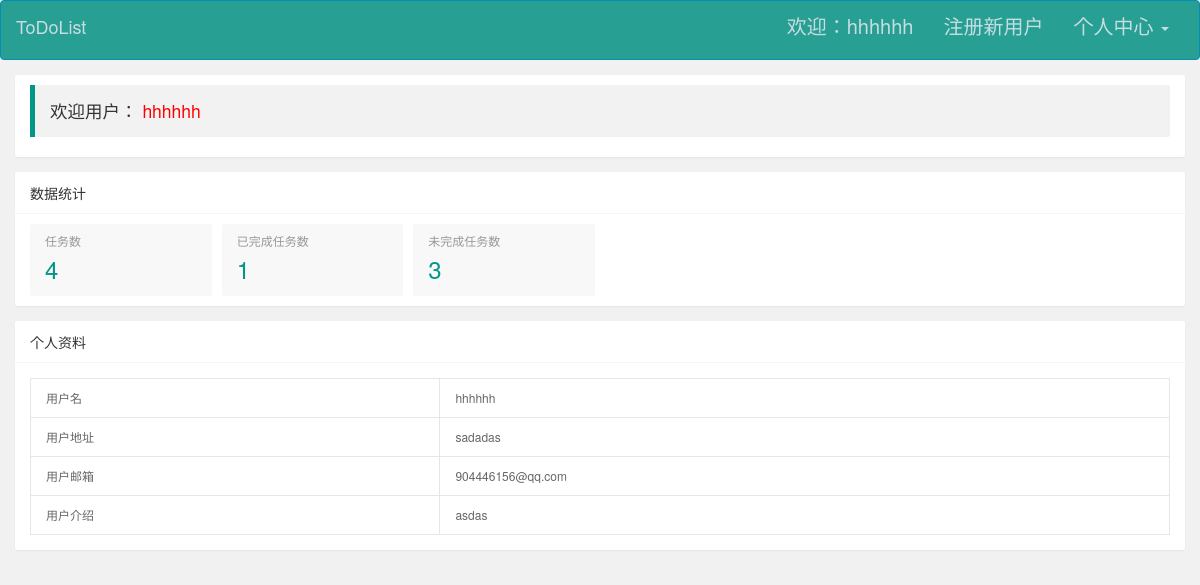
Page /user/6 (signed in) on the earlier database version.
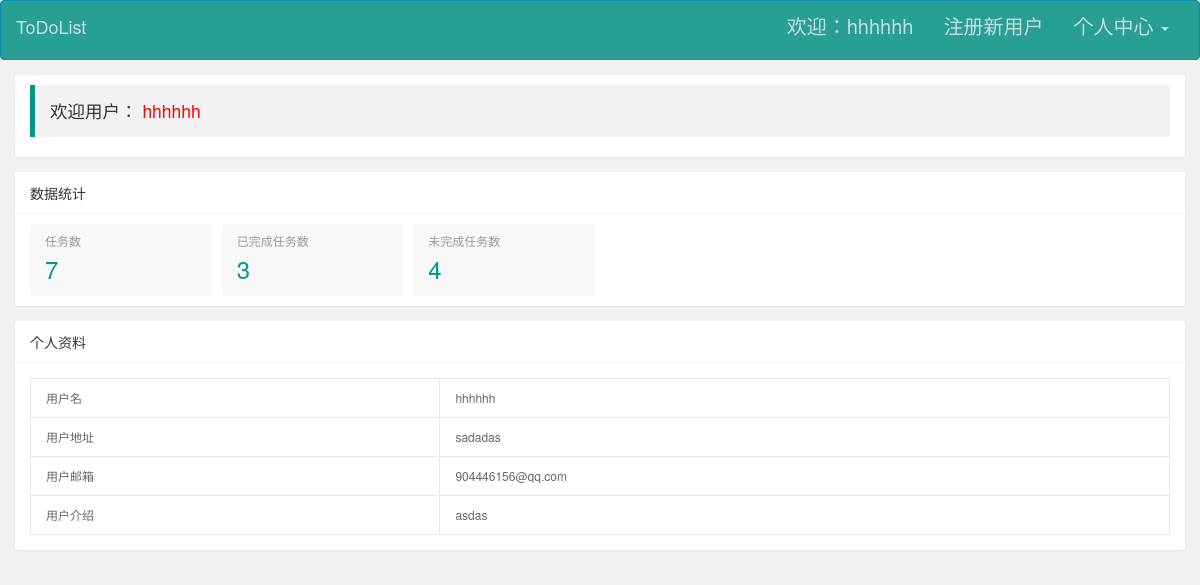
Same page on the later database version.
### app/models.py (models this page shows, shortened)
class User(UserMixin, db.Model):
    __tablename__ = 'users'
    id = db.Column(db.Integer, primary_key=True)
    username = db.Column(db.String(64), unique=True, nullable=False)
    email = db.Column(db.String(50))
    password_hash = db.Column(db.String(200))
    role_id = db.Column(db.Integer, db.ForeignKey('roles.id'))
    confirmed = db.Column(db.Boolean, default=False)
    name = db.Column(db.String(64))
    location = db.Column(db.String(64))  # 所在地
    about_me = db.Column(db.Text())  # 自我介绍
    create_time = db.Column(db.DateTime(), default=datetime.utcnow)
    last_seen = db.Column(db.DateTime(), default=datetime.utcnow)
    todos = db.relationship('Todo', backref='user')
    categories = db.relationship('Category', backref='user')
    @property
    def password(self):
        raise AttributeError('password is not a readable attribute')
    def todo_sumCount(self):
        todos = Todo.query.filter_by(user_id=current_user.id)
        i = 0
        for todo in todos:
            i += 1
        return i
    def todo_doneCount(self):
        todos = Todo.query.filter_by(user_id=current_user.id)
        i = 0
        for todo in todos:
            if todo.status == True:
                i += 1
        return i
    def todo_undoCount(self):
        todos = Todo.query.filter_by(user_id=current_user.id)
        i = 0
        for todo in todos:
            if todo.status != True:
                i += 1
        return i
    def __repr__(self):
        return '<User % r>' % self.username

class Todo(db.Model):
    __tablename__ = 'todos'
    id = db.Column(db.Integer, autoincrement=True, primary_key=True)
    content = db.Column(db.String(100))
    status = db.Column(db.Boolean, default=False)
    add_time = db.Column(db.DateTime, default=datetime.utcnow)
    user_id = db.Column(db.Integer, db.ForeignKey('users.id'))
    category_id = db.Column(db.Integer, db.ForeignKey('categories.id'))

### app/user/views.py (the view)
@user.route('/user/<id>')
@login_required
def get_userInfo(id):
    user = User.query.filter_by(id=id).first()
    print(user)
    if not user:
        abort(404)
    else:
        if user != current_user:
            abort(404)
        return render_template('user/user.html')

### app/auth/views.py (called while the page is built)
@auth.before_app_request
def before_request():
    if current_user.is_authenticated \
            and not current_user.confirmed \
            and request.endpoint[:5] != 'auth.' \
            and request.endpoint != 'static':
        return redirect(url_for('auth.unconfirmed'))

### app/models.py (called while the page is built)
@login_manager.user_loader
def load_user(user_id):
    return User.query.get(int(user_id))

### app/templates/user/user.html (shortened to what this page needs)
<!DOCTYPE html>
<html class="x-admin-sm">
<head>
    <link rel="stylesheet" href="https://cdn.jsdelivr.net/npm/bootstrap@3.3.7/dist/css/bootstrap.min.css">
    <link rel="stylesheet" href="{{ url_for('static',filename='css/font.css') }}">
    <link rel="stylesheet" href="{{ url_for('static',filename='css/xadmin.css') }}">
    <link rel="stylesheet" href="{{ url_for('static',filename='css/index.css') }}">
</head>
<body>
<nav id='box-nav' class="navbar navbar-inverse">
    <div class="container-fluid">
        <div class="navbar-header">
            <a class="navbar-brand" href="{{ url_for('auth.index') }}">ToDoList</a>
        </div>
        <div class="collapse navbar-collapse" id="bs-example-navbar-collapse-1">
            <ul class="nav navbar-nav navbar-right">
                {% if current_user.is_authenticated %}
                    <li>
                        <a href="{{ url_for('user.get_userInfo',id = current_user.id) }}">欢迎：{{ current_user.username }}</a>
                    </li>
                    <li><a href="{{ url_for('auth.register') }}">注册新用户</a></li>
                    <li class="dropdown">
                        <a href="#" class="dropdown-toggle" data-toggle="dropdown" role="button" aria-haspopup="true"
                           aria-expanded="false">个人中心 <span class="caret"></span></a>
                    </li>
                {% else %}
                    <li><a href="{{ url_for('auth.login') }}">登录</a></li>
                {% endif %}
            </ul>
        </div>
    </div>
</nav>
<div class="layui-fluid">
    <div class="layui-row layui-col-space15">
        <div class="layui-col-md12">
            <div class="layui-card">
                <div class="layui-card-body ">
                    <blockquote class="layui-elem-quote">欢迎用户：
                        <span class="x-red">{{ current_user.username }}</span>
                    </blockquote>
                </div>
            </div>
        </div>
        <div class="layui-col-md12">
            <div class="layui-card">
                <div class="layui-card-header">数据统计</div>
                <div class="layui-card-body ">
                    <ul class="layui-row layui-col-space10 layui-this x-admin-carousel x-admin-backlog">
                        <li class="layui-col-md2 layui-col-xs6">
                            <a href="javascript:;" class="x-admin-backlog-body">
                                <h3>任务数</h3>
                                <p>
                                    <cite>{{ current_user.todo_sumCount() }}</cite></p>
                            </a>
                        </li>
                        <li class="layui-col-md2 layui-col-xs6">
                            <a href="javascript:;" class="x-admin-backlog-body">
                                <h3>已完成任务数</h3>
                                <p>
                                    <cite>{{ current_user.todo_doneCount() }}</cite></p>
                            </a>
                        </li>
                        <li class="layui-col-md2 layui-col-xs6">
                            <a href="javascript:;" class="x-admin-backlog-body">
                                <h3>未完成任务数</h3>
                                <p>
                                    <cite>{{ current_user.todo_undoCount() }}</cite></p>
                            </a>
                        </li>
                    </ul>
                </div>
            </div>
        </div>
        <div class="layui-col-md12">
            <div class="layui-card">
                <div class="layui-card-header">个人资料</div>
                <div class="layui-card-body ">
                    <table class="layui-table">
                        <tbody>
                        <tr>
                            <th>用户名</th>
                            <td>{{ current_user.username }}</td>
                        </tr>
                        <tr>
                            <th>用户地址</th>
                            <td>
                                {{ current_user.location }}
                            </td>
                        </tr>
                        <tr>
                            <th>用户邮箱</th>
                            <td>
                                {{ current_user.email }}
                            </td>
                        </tr>
                        <tr>
                            <th>用户介绍</th>
                            <td>
                                {{ current_user.about_me }}
                            </td>
                        </tr>
                        </tbody>
                    </table>
                </div>
            </div>
        </div>
    </div>
</div>
</body>
</html>

### app/static/css/xadmin.css (style rules this page uses)
* { margin: 0px; padding: 0px; font-family: "Helvetica Neue", Helvetica, Arial, sans-serif; }
a { text-decoration: none; }
html { width: 100%; height: 100%; overflow-x: hidden; overflow-y: auto; }
body { width: 100%; min-height: 100%; background: #f1f1f1; }
.x-red { color: red; }
.layui-fluid { padding: 15px; }
.x-admin-carousel, .layui-carousel, .x-admin-carousel > [carousel-item] > * { background-color: #fff }
.x-admin-backlog .x-admin-backlog-body { display: block; padding: 10px 15px; background-color: #f8f8f8; color: #999; border-radius: 2px; transition: all .3s; -webkit-transition: all .3s }
.x-admin-backlog-body h3 { padding-bottom: 10px; font-size: 12px }
.x-admin-backlog-body p cite { font-style: normal; font-size: 30px; font-weight: 300; color: #009688 }
.layui-table td, .layui-table th { min-width: 80px; }
table th, table td { word-break: break-all; }
.x-admin-sm { font-size: 12px; }
.x-admin-sm body { font-size: 12px; }
.x-admin-sm .layui-table td, .x-admin-sm .layui-table th { font-size: 12px; }
.x-admin-sm .x-admin-backlog-body p cite { font-size: 24px; }

### app/static/css/index.css (style rules this page uses)
#box-nav { margin-bottom: 0px; }
.navbar-inverse { background-color: #279f92; border-color: #088db2; height: 60px; font-size: 20px; }
.navbar-inverse .navbar-brand { color: #c6dde3; }
.navbar-inverse .navbar-nav > li > a { color: #c6dde3; }
.navbar-inverse .navbar-collapse, .navbar-inverse .navbar-form { border-color: #c6dde3; }

Differences in the rows shown:
removed Todo: todo_doneCount "1", todo_undoCount "3"
now on this page (row edited): Todo: todo_doneCount "3", todo_undoCount "4"
Other differences:
{{ current_user.todo_sumCount() }}: "4" → "7"
